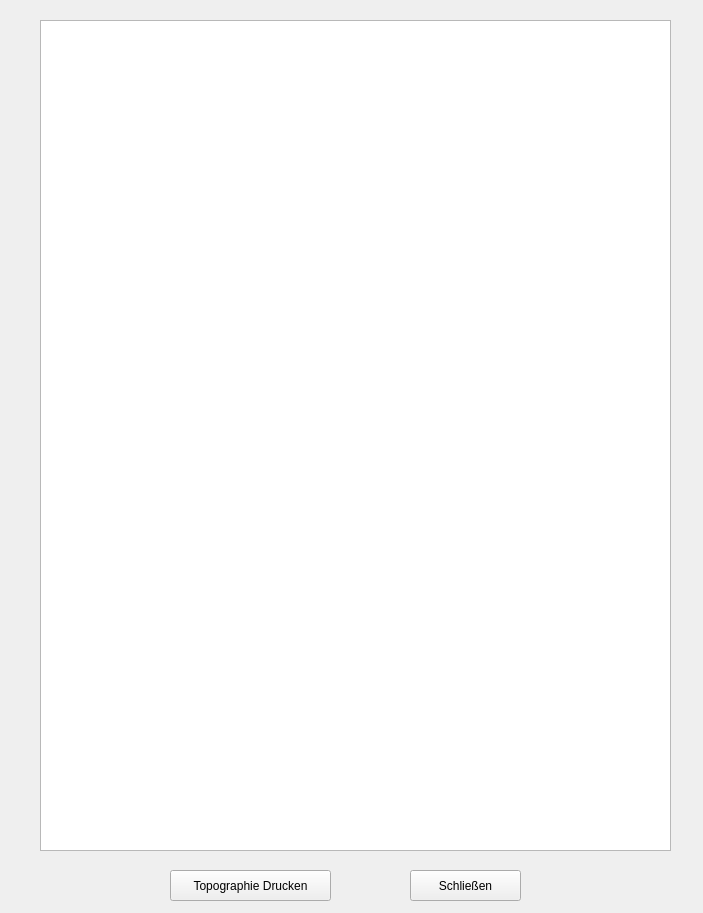
<?xml version="1.0" encoding="UTF-8"?>
<ui version="4.0">
 <class>frmTopo</class>
 <widget class="QWidget" name="frmTopo">
  <property name="geometry">
   <rect>
    <x>0</x>
    <y>0</y>
    <width>703</width>
    <height>913</height>
   </rect>
  </property>
  <property name="windowTitle">
   <string>Topographie LVA Punkte</string>
  </property>
  <widget class="QTextEdit" name="textView">
   <property name="geometry">
    <rect>
     <x>40</x>
     <y>20</y>
     <width>631</width>
     <height>831</height>
    </rect>
   </property>
   <property name="lineWrapMode">
    <enum>QTextEdit::FixedPixelWidth</enum>
   </property>
   <property name="lineWrapColumnOrWidth">
    <number>500</number>
   </property>
  </widget>
  <widget class="QPushButton" name="btnText">
   <property name="geometry">
    <rect>
     <x>170</x>
     <y>870</y>
     <width>161</width>
     <height>31</height>
    </rect>
   </property>
   <property name="text">
    <string>Topographie Drucken</string>
   </property>
  </widget>
  <widget class="QPushButton" name="ButtonBlattschnitteCancel">
   <property name="enabled">
    <bool>true</bool>
   </property>
   <property name="geometry">
    <rect>
     <x>410</x>
     <y>870</y>
     <width>111</width>
     <height>31</height>
    </rect>
   </property>
   <property name="text">
    <string>Schließen</string>
   </property>
  </widget>
 </widget>
 <resources/>
 <connections>
  <connection>
   <sender>btnText</sender>
   <signal>clicked()</signal>
   <receiver>frmTopo</receiver>
   <slot>drucken_text()</slot>
   <hints>
    <hint type="sourcelabel">
     <x>311</x>
     <y>900</y>
    </hint>
    <hint type="destinationlabel">
     <x>685</x>
     <y>890</y>
    </hint>
   </hints>
  </connection>
  <connection>
   <sender>ButtonBlattschnitteCancel</sender>
   <signal>clicked()</signal>
   <receiver>frmTopo</receiver>
   <slot>closeEvent()</slot>
   <hints>
    <hint type="sourcelabel">
     <x>490</x>
     <y>876</y>
    </hint>
    <hint type="destinationlabel">
     <x>579</x>
     <y>866</y>
    </hint>
   </hints>
  </connection>
 </connections>
 <slots>
  <slot>drucken()</slot>
  <slot>drucken_text()</slot>
  <slot>closeEvent()</slot>
 </slots>
</ui>
